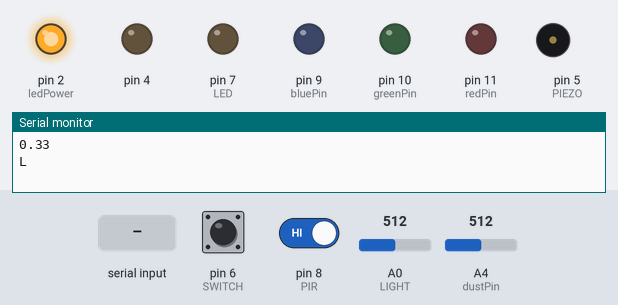
Simulated run of this sketch. Board: Arduino Uno, built with avr-gcc and run on an emulated ATmega328P. On the bench: output pins drawn as LEDs (lit = HIGH), buzzer (waves = sounding), the last lines printed to the serial monitor. Inputs (shaded band) come from the test bench; at power-on: pin 6 (SWITCH) HIGH, A0 (LIGHT) = 512, pin 8 (PIR) HIGH, A4 (dustPin) = 512.

Above: at 3.8 s.
3.9 s: pin 6 (SWITCH) pulled LOW for 3.2 s
At 6.13 s:
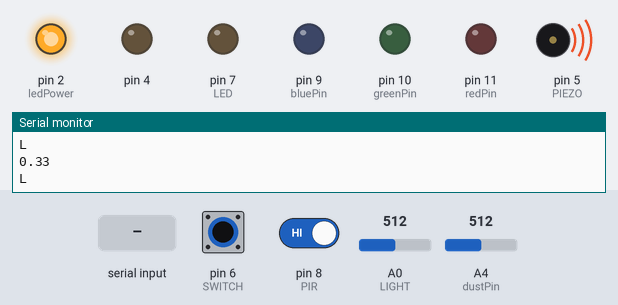
8.6 s: A0 (LIGHT) set to 213
12.5 s: A0 (LIGHT) set to 185
At 14.9 s:
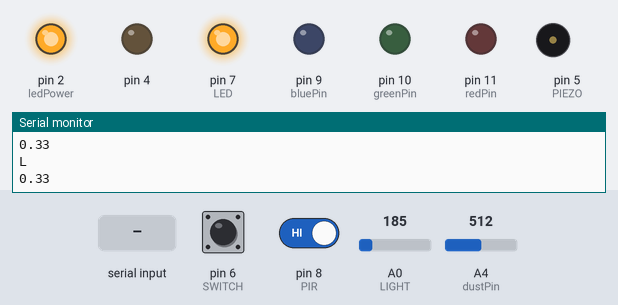
15.8 s: byte 1 (1) received over Serial
At 20.3 s:
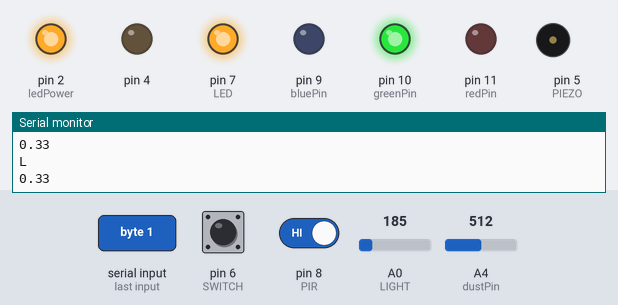
24.4 s: byte 0 (0) received over Serial
At 30.7 s:
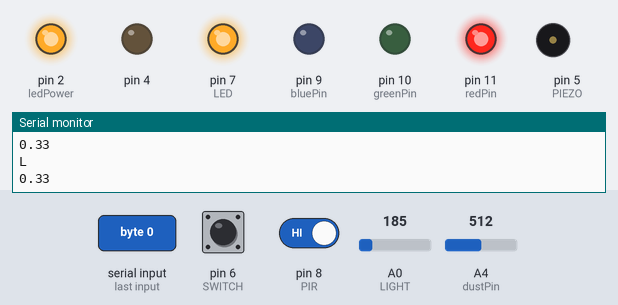
33.0 s: pin 8 (PIR) driven LOW
At 35.7 s:
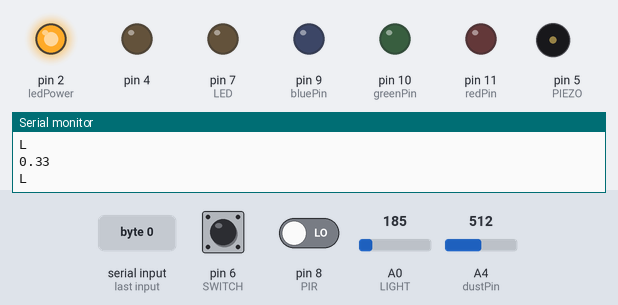
Timing chart, 0 to 36.8 s (numbered marks = the images above; inputs shaded):
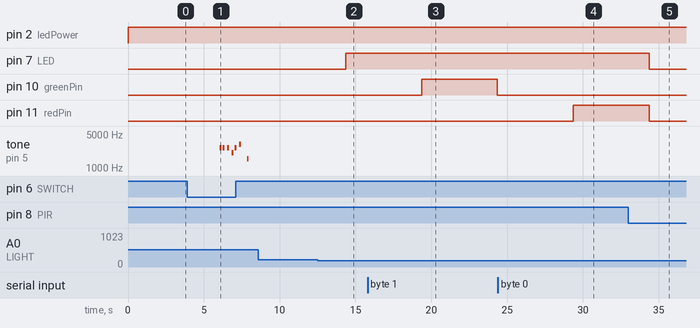

Measured:
- the behaviour switches between 200 and 199 on A0 (LIGHT) (found by bisection; images 1 and 2)
- after the input at 3.9 s, tone on pin 5 (PIEZO): plays 2582 Hz for 0.12 s, 2585 Hz for 0.12 s, 2585 Hz for 0.12 s, 2062 Hz for 0.12 s, 2585 Hz for 0.12 s, 3059 Hz for 0.12 s … (7 notes in this stretch), starting after 2.2 s
- after the input at 12.5 s, pin 7 (LED): LOW → HIGH after 1.8 s
- after the input at 15.8 s, pin 10 (greenPin): LOW → HIGH after 3.6 s, → LOW 5.0 s later
- after the input at 24.4 s, pin 11 (redPin): LOW → HIGH after 5.0 s
- after the input at 33.0 s, pin 7 (LED): HIGH → LOW after 1.4 s

The sketch:

pyojihye.ino
```cpp
#include "pitches.h"

#define PIEZO 5
#define SWITCH 6
#define LED 7
#define PIR 8

#define LIGHT A0
#define HUMI A2

int temp=200;
int melody[] = {
  NOTE_E7, NOTE_E7, 0, NOTE_E7,
  0, NOTE_C7, NOTE_E7, 0,
  NOTE_G7, 0, 0,  0,
  NOTE_G6, 0, 0, 0
};

int tempo[] = {
  12, 12, 12, 12,
  12, 12, 12, 12,
  12, 12, 12, 12,
  12, 12, 12, 12
};
const int TEMP=1;
int dustPin = A4;
float dustVal = 0;
float dustDensity = 0;

int ledPower = 2;
int delayTime = 280;
int delayTime2 = 40;
float offTime = 9680;

int redPin = 11;
int greenPin = 10;
int bluePin = 9;
int incomingByte=0;

void setup() {
  pinMode(LED, OUTPUT);
  pinMode(PIEZO,OUTPUT);
  pinMode(SWITCH,INPUT_PULLUP);
  pinMode(ledPower,OUTPUT);
  pinMode(4, OUTPUT);
  pinMode(redPin, OUTPUT);
  pinMode(greenPin, OUTPUT);
  pinMode(bluePin, OUTPUT);
  Serial.begin(9600);
}

void loop() {
  Always();
  FrontDoor();
  PushButton();
}

void FrontDoor(){
  int light = analogRead(LIGHT);
  int state=0;
  if (digitalRead(PIR) == LOW && state==1) {
//    Serial.println("No motion");
    digitalWrite(LED, LOW);
//    Serial.println(light);
    delay(2000);
  }
  else if(digitalRead(PIR) == LOW && state==0){
    digitalWrite(LED, LOW);
  }
  else {
//    Serial.println("Motion!");
    if(light < 200) {
//      Serial.println(light);
      digitalWrite(LED, HIGH);
      delay(2000);
      state=1;
    }
  }
}

void PushButton(){
  Serial.println("L");
  if(digitalRead(SWITCH)==LOW){
    int size = sizeof(melody) / sizeof(int);
    for (int thisNote = 0; thisNote < size; thisNote++) {
      int noteDuration = 1000 / tempo[thisNote];
      buzz(PIEZO, melody[thisNote], noteDuration);
      int pauseBetweenNotes = noteDuration * 1.30;
      delay(pauseBetweenNotes);
      buzz(PIEZO, 0, noteDuration);
    }
  }
}


void buzz(int targetPin, long frequency, long length) {
  digitalWrite(13, HIGH);
  long delayValue = 1000000 / frequency / 2;
  long numCycles = frequency * length / 1000;
  for (long i = 0; i < numCycles; i++) {
    digitalWrite(targetPin, HIGH);
    delayMicroseconds(delayValue);
    digitalWrite(targetPin, LOW);
    delayMicroseconds(delayValue);
  }
  digitalWrite(13, LOW);
}

void Always(){
  PM();
  if(Serial.available()>=0){
    incomingByte=Serial.read();
    if(incomingByte==1){ //"T"
        setColor(0, 255, 0); //green
        delay(5000);
        setColor(0,0,0);
     }
    if(incomingByte==0){ //"F"
      setColor(255, 0, 0); //red
      delay(5000);
      setColor(0,0,0);
    }
  }
}

void PM(){
  digitalWrite(ledPower, LOW); // power on the LED
  delayMicroseconds(delayTime);
  dustVal=analogRead(dustPin); // read the dust value via pin 5 on the sensor
  delayMicroseconds(delayTime2);
  digitalWrite(ledPower, HIGH); // turn the LED off
  delayMicroseconds(offTime);
  delay(3000);
  dustDensity = 0.17*(dustVal*0.0049)-0.1;
  Serial.println(dustDensity);
}

void setColor(int red, int green, int blue)
{
  #ifdef COMMON_ANODE
    red = 255 - red;
    green = 255 - green;
    blue = 255 - blue;
  #endif
  analogWrite(redPin, red);
  analogWrite(greenPin, green);
  analogWrite(bluePin, blue);
}
```

pitches.h
```cpp
#define NOTE_B0  31
#define NOTE_C1  33
#define NOTE_CS1 35
#define NOTE_D1  37
#define NOTE_DS1 39
#define NOTE_E1  41
#define NOTE_F1  44
#define NOTE_FS1 46
#define NOTE_G1  49
#define NOTE_GS1 52
#define NOTE_A1  55
#define NOTE_AS1 58
#define NOTE_B1  62
#define NOTE_C2  65
#define NOTE_CS2 69
#define NOTE_D2  73
#define NOTE_DS2 78
#define NOTE_E2  82
#define NOTE_F2  87
#define NOTE_FS2 93
#define NOTE_G2  98
#define NOTE_GS2 104
#define NOTE_A2  110
#define NOTE_AS2 117
#define NOTE_B2  123
#define NOTE_C3  131
#define NOTE_CS3 139
#define NOTE_D3  147
#define NOTE_DS3 156
#define NOTE_E3  165
#define NOTE_F3  175
#define NOTE_FS3 185
#define NOTE_G3  196
#define NOTE_GS3 208
#define NOTE_A3  220
#define NOTE_AS3 233
#define NOTE_B3  247
#define NOTE_C4  262
#define NOTE_CS4 277
#define NOTE_D4  294
#define NOTE_DS4 311
#define NOTE_E4  330
#define NOTE_F4  349
#define NOTE_FS4 370
#define NOTE_G4  392
#define NOTE_GS4 415
#define NOTE_A4  440
#define NOTE_AS4 466
#define NOTE_B4  494
#define NOTE_C5  523
#define NOTE_CS5 554
#define NOTE_D5  587
#define NOTE_DS5 622
#define NOTE_E5  659
#define NOTE_F5  698
#define NOTE_FS5 740
#define NOTE_G5  784
#define NOTE_GS5 831
#define NOTE_A5  880
#define NOTE_AS5 932
#define NOTE_B5  988
#define NOTE_C6  1047
#define NOTE_CS6 1109
#define NOTE_D6  1175
#define NOTE_DS6 1245
#define NOTE_E6  1319
#define NOTE_F6  1397
#define NOTE_FS6 1480
#define NOTE_G6  1568
#define NOTE_GS6 1661
#define NOTE_A6  1760
#define NOTE_AS6 1865
#define NOTE_B6  1976
#define NOTE_C7  2093
#define NOTE_CS7 2217
#define NOTE_D7  2349
#define NOTE_DS7 2489
#define NOTE_E7  2637
#define NOTE_F7  2794
#define NOTE_FS7 2960
#define NOTE_G7  3136
#define NOTE_GS7 3322
#define NOTE_A7  3520
#define NOTE_AS7 3729
#define NOTE_B7  3951
#define NOTE_C8  4186
#define NOTE_CS8 4435
#define NOTE_D8  4699
#define NOTE_DS8 4978
```
